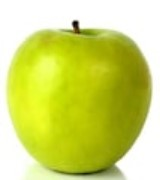
#> input picture implementacion/img/manzana_1.jpg, 160 x 180 px
$ python main.py
#> lines starting #> are read from the running program, lines starting #| are printed output that depends on the picture
### implementacion/similaritymeasures.py
from math import *
from decimal import Decimal
import numpy as np

class Similarity():

    ''' Five similarity measures function '''

    def euclidean_distance(self,x,y):
        return sqrt(sum([pow(a-b,2) for (a, b) in zip(x, y)]))

    def manhattan_distance(self,x,y):

        ''' return manhattan distance between two lists '''

        return sum(abs(a-b) for a,b in zip(x,y))


    # [35 lines left out: functions minkowski_distance, nth_root, cosine_similarity, square_rooted, jaccard_similarity, not called in this run]

### implementacion/main.py
from similaritymeasures import Similarity
import cv2
import numpy as np

def compare(x,y,option):
    # comparer
    sm = Similarity()

    c1 = 0, 0

    if option == 1:
        c1 = sm.euclidean_distance(x, y)
    elif option==2:
        c1 = sm.manhattan_distance(x, y)
    elif option==3:
        c1 = sm.minkowski_distance(x, y, 3)
    elif option==4:
        c1 = sm.cosine_similarity(x, y)
    elif option==5:
        c1 = sm.jaccard_similarity(x, y)
    else:
        c1 = -1

    return c1


def main():
    #1 image
    image_1 = cv2.imread('img/manzana_1.jpg')
#> image_1 is the input picture: shape (180, 160, 3); mean B, G, R 109.6, 216.7, 207.7
    gray_image = cv2.cvtColor(image_1, cv2.COLOR_BGR2GRAY)
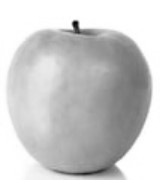
#> gray_image: shape (180, 160); min 5, max 255, mean 201.8
    histogram = cv2.calcHist([gray_image], [0], None, [256], [0, 256])
#> histogram = 256 values, max 6805 at index 255, min 0 at index 0, mean 112.5

    # 2 image
    image_2 = cv2.imread('img/manzana_2.jpg')
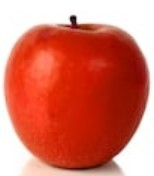
#> input picture implementacion/img/manzana_2.jpg, 154 x 176 px
#> image_2 is the input picture: shape (176, 154, 3); mean B, G, R 99.9, 116.7, 214
    gray_image1 = cv2.cvtColor(image_2, cv2.COLOR_BGR2GRAY)
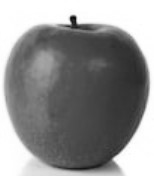
#> gray_image1: shape (176, 154); min 8, max 255, mean 143.9
    histogram1 = cv2.calcHist([gray_image1], [0], None, [256], [0, 256])
#> histogram1 = 256 values, max 4252 at index 255, min 0 at index 0, mean 105.9

    # test 3 image
    image_3 = cv2.imread('img/manzana_3.jpg')
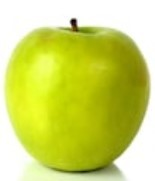
#> input picture implementacion/img/manzana_3.jpg, 155 x 181 px
#> image_3 is the input picture: shape (181, 155, 3); mean B, G, R 104.9, 215.4, 206.3
    gray_image2 = cv2.cvtColor(image_3, cv2.COLOR_BGR2GRAY)
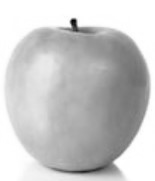
#> gray_image2: shape (181, 155); min 3, max 255, mean 200.1
    histogram2 = cv2.calcHist([gray_image2], [0], None, [256], [0, 256])
#> histogram2 = 256 values, max 5765 at index 255, min 0 at index 0, mean 109.6

    c1, c2 = 0, 0

    #Distance
    #opcion 1: euclidean
    #c1 = compare(histogram, histogram2, 1)
    #c2 = compare(histogram1, histogram2, 1)
    #opcion 2: manhattan
    c1 = compare(histogram, histogram2, 2)
#> in compare, `c1 = sm.manhattan_distance(x, y)`: c1 = [3097]
#> c1 = [3097]
    c2 = compare(histogram1, histogram2, 2)
#> c2 = [30345]
    # [9 lines of commented-out code are left out]

    if(c1<c2):
        print("Imagen 1 is more similar to test image as compare to imagen 2")
    else:
        print("Imagen 2 is more similar to test image as compare to imagen 1")

    cv2.imshow("Original 1", image_1)
    cv2.imshow("Original 2", image_2)
    cv2.imshow("Prueba", image_3)
    cv2.waitKey(0)
    cv2.destroyAllWindows()

if __name__ == "__main__":
    main()
